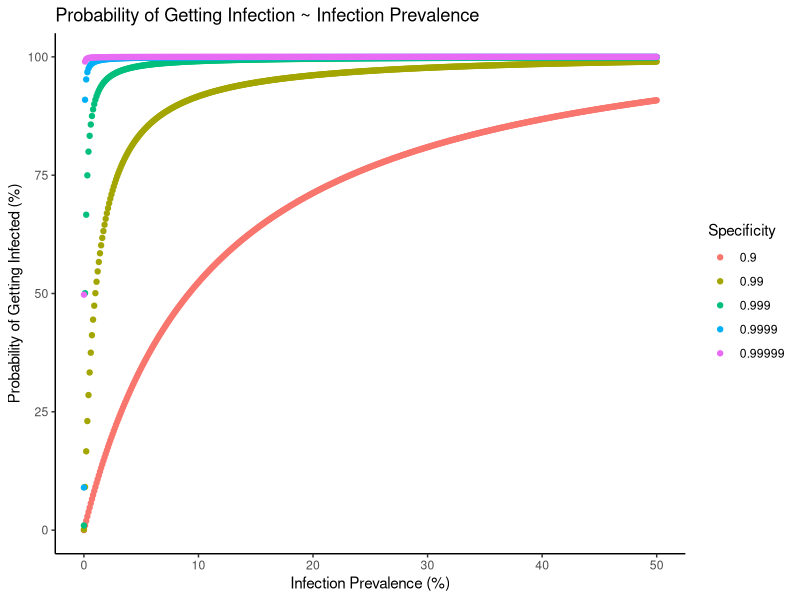

Generate this figure with R:
library(ggplot2)
install.packages("tidyverse")

library(tidyverse) 

#give the fixed sesnitivity 

sensitivity <- 0.99


#given the infection prevalency:

set.seed(32L)

infection_prevalence <- seq(0.00001, 0.5, length.out = 500)
infection_prevalence


#given the different specificity:

specificity_array <- c(0.9, 0.99, 0.999, 0.9999, 0.99999)
specificity_array

#P(I|T) = (P(T|I) * P(I))/ (P(T) = >sum of probabilities) (**)

#P(I) = P(T|I = sensitivity) * P(I = Infection prevalence) + P(T|notinfected = 1- specificity) + P(not infected = 1-inefection prevalence)

#For loop that calculate the probability to be infected at different specificity levels and insert each iteration in a empty data frame (final_df)
final_df <- data.frame()

#iteration "for loop" for each specificity and calculate probability with the formula mentioned above(**)
for (i in specificity_array ){
  
  probability <- (sensitivity * infection_prevalence) / 
    ((sensitivity * infection_prevalence) + 
       ((1 - i) * (1 - infection_prevalence)))
  #Data frame containing infection prevalences probability and sopecificity
  prob_df <- data.frame(Infection_Prevalence = infection_prevalence *100,
                        Probability_To_Be_Infected = probability *100,
                        Specificity = factor(i, levels = specificity_array))
  final_df <- rbind(final_df, prob_df) #all dataframe together
}


#plotting the probability to be infected ~ Inbfection prevalence for each specificity level
ggplot(final_df, aes(x = Infection_Prevalence, y = Probability_To_Be_Infected, color = Specificity)) +
  geom_point() +
  labs(x = "Infection Prevalence (%)", y = "Probability of Getting Infected (%)",
       title = "Probability of Getting Infection ~ Infection Prevalence",
       color = "Specificity") +
  theme_classic()




p99 <- final_df|>
  filter(Specificity == 0.99)|>
  select(Probability_To_Be_Infected) |>
  pull()


p99.9 <- final_df|>
  filter(Specificity == 0.999)|>
  select(Probability_To_Be_Infected) |>
  pull()



t.test(p99, p99.9,var.equal = T)

#significant difference

p99.99 <- final_df|>
  filter(Specificity == 0.9999)|>
  select(Probability_To_Be_Infected) |>
  pull()


p99.999 <- final_df|>
  filter(Specificity == 0.99999)|>
  select(Probability_To_Be_Infected) |>
  pull()




t.test(p99, p99.99)

#significant difference 
t.test(p99, p99.999)

#significant difference 

t.test(p99.99, p99.999)

#not significant difference 

t.test(p99.9, p99.999)# significant 


